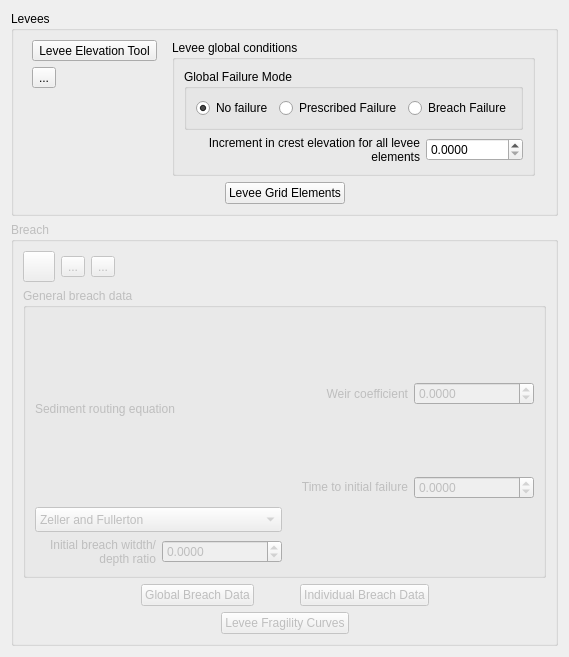
<?xml version="1.0" encoding="UTF-8"?>
<ui version="4.0">
 <class>f2d_widget</class>
 <widget class="QWidget" name="f2d_widget">
  <property name="geometry">
   <rect>
    <x>0</x>
    <y>0</y>
    <width>569</width>
    <height>657</height>
   </rect>
  </property>
  <property name="sizePolicy">
   <sizepolicy hsizetype="Preferred" vsizetype="Preferred">
    <horstretch>0</horstretch>
    <verstretch>0</verstretch>
   </sizepolicy>
  </property>
  <property name="minimumSize">
   <size>
    <width>0</width>
    <height>0</height>
   </size>
  </property>
  <property name="windowTitle">
   <string>FLO-2D Widget</string>
  </property>
  <layout class="QGridLayout" name="gridLayout_18">
   <item row="0" column="0">
    <widget class="QGroupBox" name="levees_grp">
     <property name="sizePolicy">
      <sizepolicy hsizetype="Preferred" vsizetype="Fixed">
       <horstretch>0</horstretch>
       <verstretch>0</verstretch>
      </sizepolicy>
     </property>
     <property name="title">
      <string>Levees</string>
     </property>
     <layout class="QGridLayout" name="gridLayout_16">
      <item row="0" column="0">
       <layout class="QGridLayout" name="gridLayout_14">
        <item row="0" column="0">
         <layout class="QGridLayout" name="gridLayout_15">
          <item row="0" column="0">
           <layout class="QGridLayout" name="gridLayout_17">
            <item row="0" column="0">
             <widget class="QToolButton" name="levee_elevation_tool_btn">
              <property name="toolTip">
               <string>Levee elevation tool</string>
              </property>
              <property name="text">
               <string>Levee Elevation Tool</string>
              </property>
              <property name="icon">
               <iconset>
                <normaloff>../img/set_levee_elev.svg</normaloff>../img/set_levee_elev.svg</iconset>
              </property>
              <property name="iconSize">
               <size>
                <width>24</width>
                <height>24</height>
               </size>
              </property>
              <property name="checkable">
               <bool>false</bool>
              </property>
             </widget>
            </item>
            <item row="2" column="0">
             <spacer name="verticalSpacer">
              <property name="orientation">
               <enum>Qt::Vertical</enum>
              </property>
              <property name="sizeHint" stdset="0">
               <size>
                <width>20</width>
                <height>78</height>
               </size>
              </property>
             </spacer>
            </item>
            <item row="1" column="0">
             <widget class="QToolButton" name="levees_and_breach_help_btn">
              <property name="enabled">
               <bool>true</bool>
              </property>
              <property name="minimumSize">
               <size>
                <width>0</width>
                <height>0</height>
               </size>
              </property>
              <property name="maximumSize">
               <size>
                <width>16777215</width>
                <height>16777215</height>
               </size>
              </property>
              <property name="toolTip">
               <string>Levees and Braech Help</string>
              </property>
              <property name="text">
               <string>...</string>
              </property>
              <property name="icon">
               <iconset>
                <normaloff>../img/help.svg</normaloff>../img/help.svg</iconset>
              </property>
              <property name="iconSize">
               <size>
                <width>24</width>
                <height>24</height>
               </size>
              </property>
             </widget>
            </item>
           </layout>
          </item>
          <item row="0" column="1">
           <widget class="QGroupBox" name="levee_global_conditions_grp">
            <property name="sizePolicy">
             <sizepolicy hsizetype="Fixed" vsizetype="Fixed">
              <horstretch>0</horstretch>
              <verstretch>0</verstretch>
             </sizepolicy>
            </property>
            <property name="minimumSize">
             <size>
              <width>0</width>
              <height>83</height>
             </size>
            </property>
            <property name="title">
             <string>Levee global conditions</string>
            </property>
            <property name="checkable">
             <bool>false</bool>
            </property>
            <layout class="QGridLayout" name="gridLayout_9">
             <item row="0" column="0">
              <layout class="QVBoxLayout" name="verticalLayout">
               <item>
                <widget class="QGroupBox" name="groupBoxGlobalFailureMode">
                 <property name="sizePolicy">
                  <sizepolicy hsizetype="Fixed" vsizetype="Fixed">
                   <horstretch>0</horstretch>
                   <verstretch>0</verstretch>
                  </sizepolicy>
                 </property>
                 <property name="title">
                  <string>Global Failure Mode</string>
                 </property>
                 <layout class="QGridLayout" name="gridLayout_8">
                  <item row="0" column="0">
                   <layout class="QHBoxLayout" name="horizontalLayout_4">
                    <item>
                     <widget class="QRadioButton" name="no_failure_radio">
                      <property name="sizePolicy">
                       <sizepolicy hsizetype="Minimum" vsizetype="Preferred">
                        <horstretch>0</horstretch>
                        <verstretch>0</verstretch>
                       </sizepolicy>
                      </property>
                      <property name="text">
                       <string>No failure</string>
                      </property>
                      <property name="checked">
                       <bool>true</bool>
                      </property>
                     </widget>
                    </item>
                    <item>
                     <widget class="QRadioButton" name="prescribed_failure_radio">
                      <property name="sizePolicy">
                       <sizepolicy hsizetype="Minimum" vsizetype="Preferred">
                        <horstretch>0</horstretch>
                        <verstretch>0</verstretch>
                       </sizepolicy>
                      </property>
                      <property name="text">
                       <string>Prescribed Failure</string>
                      </property>
                     </widget>
                    </item>
                    <item>
                     <widget class="QRadioButton" name="breach_failure_radio">
                      <property name="sizePolicy">
                       <sizepolicy hsizetype="Minimum" vsizetype="Preferred">
                        <horstretch>0</horstretch>
                        <verstretch>0</verstretch>
                       </sizepolicy>
                      </property>
                      <property name="text">
                       <string>Breach Failure</string>
                      </property>
                     </widget>
                    </item>
                   </layout>
                  </item>
                 </layout>
                </widget>
               </item>
               <item>
                <layout class="QGridLayout" name="gridLayout_12">
                 <property name="sizeConstraint">
                  <enum>QLayout::SetFixedSize</enum>
                 </property>
                 <item row="0" column="0">
                  <widget class="QLabel" name="label_20">
                   <property name="sizePolicy">
                    <sizepolicy hsizetype="Preferred" vsizetype="Preferred">
                     <horstretch>0</horstretch>
                     <verstretch>0</verstretch>
                    </sizepolicy>
                   </property>
                   <property name="text">
                    <string>Increment in crest elevation for all levee elements</string>
                   </property>
                   <property name="alignment">
                    <set>Qt::AlignRight|Qt::AlignTrailing|Qt::AlignVCenter</set>
                   </property>
                   <property name="wordWrap">
                    <bool>true</bool>
                   </property>
                  </widget>
                 </item>
                 <item row="0" column="1">
                  <widget class="QDoubleSpinBox" name="crest_increment_dbox">
                   <property name="sizePolicy">
                    <sizepolicy hsizetype="Fixed" vsizetype="Fixed">
                     <horstretch>0</horstretch>
                     <verstretch>0</verstretch>
                    </sizepolicy>
                   </property>
                   <property name="buttonSymbols">
                    <enum>QAbstractSpinBox::UpDownArrows</enum>
                   </property>
                   <property name="decimals">
                    <number>4</number>
                   </property>
                   <property name="maximum">
                    <double>9999999.000000000000000</double>
                   </property>
                   <property name="singleStep">
                    <double>1.000000000000000</double>
                   </property>
                  </widget>
                 </item>
                </layout>
               </item>
              </layout>
             </item>
            </layout>
           </widget>
          </item>
         </layout>
        </item>
        <item row="1" column="0">
         <layout class="QHBoxLayout" name="horizontalLayout_3">
          <item>
           <spacer name="horizontalSpacer_8">
            <property name="orientation">
             <enum>Qt::Horizontal</enum>
            </property>
            <property name="sizeHint" stdset="0">
             <size>
              <width>40</width>
              <height>20</height>
             </size>
            </property>
           </spacer>
          </item>
          <item>
           <widget class="QPushButton" name="show_levees_btn">
            <property name="text">
             <string>Levee Grid Elements</string>
            </property>
           </widget>
          </item>
          <item>
           <spacer name="horizontalSpacer_9">
            <property name="orientation">
             <enum>Qt::Horizontal</enum>
            </property>
            <property name="sizeHint" stdset="0">
             <size>
              <width>40</width>
              <height>20</height>
             </size>
            </property>
           </spacer>
          </item>
         </layout>
        </item>
       </layout>
      </item>
     </layout>
    </widget>
   </item>
   <item row="1" column="0">
    <widget class="QGroupBox" name="breach_grp">
     <property name="enabled">
      <bool>false</bool>
     </property>
     <property name="title">
      <string>Breach</string>
     </property>
     <property name="checkable">
      <bool>false</bool>
     </property>
     <layout class="QGridLayout" name="gridLayout_13">
      <item row="0" column="0">
       <layout class="QHBoxLayout" name="horizontalLayout_2">
        <item>
         <layout class="QGridLayout" name="gridLayout_10">
          <item row="0" column="0">
           <widget class="QToolButton" name="create_breach_location_btn">
            <property name="toolTip">
             <string>Add breach location</string>
            </property>
            <property name="text">
             <string/>
            </property>
            <property name="icon">
             <iconset>
              <normaloff>../img/mActionCapturePoint.svg</normaloff>../img/mActionCapturePoint.svg</iconset>
            </property>
            <property name="iconSize">
             <size>
              <width>24</width>
              <height>24</height>
             </size>
            </property>
            <property name="checkable">
             <bool>false</bool>
            </property>
           </widget>
          </item>
          <item row="0" column="1">
           <widget class="QToolButton" name="save_breach_location_btn">
            <property name="toolTip">
             <string>Save breach edits</string>
            </property>
            <property name="text">
             <string>...</string>
            </property>
            <property name="icon">
             <iconset>
              <normaloff>../img/mActionSaveAllEdits.svg</normaloff>../img/mActionSaveAllEdits.svg</iconset>
            </property>
            <property name="iconSize">
             <size>
              <width>24</width>
              <height>24</height>
             </size>
            </property>
           </widget>
          </item>
          <item row="0" column="2">
           <widget class="QToolButton" name="revert_breach_changes_btn">
            <property name="toolTip">
             <string>Revert breach edits</string>
            </property>
            <property name="text">
             <string>...</string>
            </property>
            <property name="icon">
             <iconset>
              <normaloff>../img/mActionUndo.svg</normaloff>../img/mActionUndo.svg</iconset>
            </property>
            <property name="iconSize">
             <size>
              <width>24</width>
              <height>24</height>
             </size>
            </property>
           </widget>
          </item>
         </layout>
        </item>
        <item>
         <spacer name="horizontalSpacer_6">
          <property name="orientation">
           <enum>Qt::Horizontal</enum>
          </property>
          <property name="sizeHint" stdset="0">
           <size>
            <width>378</width>
            <height>20</height>
           </size>
          </property>
         </spacer>
        </item>
       </layout>
      </item>
      <item row="1" column="0">
       <widget class="QGroupBox" name="general_breach_data_grp">
        <property name="title">
         <string>General breach data</string>
        </property>
        <layout class="QGridLayout" name="gridLayout_4">
         <item row="0" column="0">
          <layout class="QGridLayout" name="gridLayout_7">
           <item row="0" column="0">
            <widget class="QLabel" name="label_22">
             <property name="sizePolicy">
              <sizepolicy hsizetype="Preferred" vsizetype="Preferred">
               <horstretch>0</horstretch>
               <verstretch>0</verstretch>
              </sizepolicy>
             </property>
             <property name="text">
              <string>&lt;html&gt;&lt;head/&gt;&lt;body&gt;&lt;p&gt;Sediment routing equation&lt;/p&gt;&lt;/body&gt;&lt;/html&gt;</string>
             </property>
             <property name="wordWrap">
              <bool>true</bool>
             </property>
            </widget>
           </item>
           <item row="1" column="0">
            <widget class="QComboBox" name="transport_eq_cbo">
             <property name="sizePolicy">
              <sizepolicy hsizetype="Preferred" vsizetype="Fixed">
               <horstretch>0</horstretch>
               <verstretch>0</verstretch>
              </sizepolicy>
             </property>
             <property name="minimumSize">
              <size>
               <width>0</width>
               <height>25</height>
              </size>
             </property>
             <property name="sizeIncrement">
              <size>
               <width>0</width>
               <height>25</height>
              </size>
             </property>
             <item>
              <property name="text">
               <string>Zeller and Fullerton</string>
              </property>
             </item>
             <item>
              <property name="text">
               <string>Yang</string>
              </property>
             </item>
             <item>
              <property name="text">
               <string>Englund and Hansen</string>
              </property>
             </item>
             <item>
              <property name="text">
               <string>Ackers and Hansen</string>
              </property>
             </item>
             <item>
              <property name="text">
               <string>Laursen</string>
              </property>
             </item>
             <item>
              <property name="text">
               <string>Toffaleti</string>
              </property>
             </item>
             <item>
              <property name="text">
               <string>Woo-MPM</string>
              </property>
             </item>
             <item>
              <property name="text">
               <string>MPM-Smart</string>
              </property>
             </item>
             <item>
              <property name="text">
               <string>Karim-Kennedy</string>
              </property>
             </item>
             <item>
              <property name="text">
               <string>Parker, Klingeman &amp; McLean</string>
              </property>
             </item>
             <item>
              <property name="text">
               <string>Van Rijn</string>
              </property>
             </item>
            </widget>
           </item>
          </layout>
         </item>
         <item row="0" column="1" rowspan="2">
          <layout class="QGridLayout" name="gridLayout_6">
           <item row="0" column="0">
            <layout class="QGridLayout" name="gridLayout">
             <item row="0" column="0">
              <widget class="QLabel" name="label_24">
               <property name="text">
                <string>Weir coefficient</string>
               </property>
               <property name="alignment">
                <set>Qt::AlignRight|Qt::AlignTrailing|Qt::AlignVCenter</set>
               </property>
              </widget>
             </item>
             <item row="0" column="1">
              <widget class="QDoubleSpinBox" name="weir_coefficient_dbox">
               <property name="decimals">
                <number>4</number>
               </property>
               <property name="minimum">
                <double>-1.000000000000000</double>
               </property>
               <property name="maximum">
                <double>99999.990000000005239</double>
               </property>
              </widget>
             </item>
            </layout>
           </item>
           <item row="1" column="0">
            <layout class="QGridLayout" name="gridLayout_3">
             <item row="0" column="0">
              <widget class="QLabel" name="label_25">
               <property name="sizePolicy">
                <sizepolicy hsizetype="Preferred" vsizetype="Preferred">
                 <horstretch>0</horstretch>
                 <verstretch>0</verstretch>
                </sizepolicy>
               </property>
               <property name="text">
                <string>&lt;html&gt;&lt;head/&gt;&lt;body&gt;&lt;p&gt;Time to initial failure&lt;/p&gt;&lt;/body&gt;&lt;/html&gt;</string>
               </property>
               <property name="alignment">
                <set>Qt::AlignRight|Qt::AlignTrailing|Qt::AlignVCenter</set>
               </property>
               <property name="wordWrap">
                <bool>true</bool>
               </property>
              </widget>
             </item>
             <item row="0" column="1">
              <widget class="QDoubleSpinBox" name="time_to_initial_failure_dbox">
               <property name="decimals">
                <number>4</number>
               </property>
               <property name="minimum">
                <double>-1.000000000000000</double>
               </property>
               <property name="maximum">
                <double>99999.990000000005239</double>
               </property>
              </widget>
             </item>
            </layout>
           </item>
          </layout>
         </item>
         <item row="1" column="0">
          <layout class="QGridLayout" name="gridLayout_2">
           <item row="0" column="0">
            <widget class="QLabel" name="label_23">
             <property name="text">
              <string>&lt;html&gt;&lt;head/&gt;&lt;body&gt;&lt;p&gt;Initial breach witdth/depth ratio&lt;/p&gt;&lt;/body&gt;&lt;/html&gt;</string>
             </property>
             <property name="alignment">
              <set>Qt::AlignRight|Qt::AlignTrailing|Qt::AlignVCenter</set>
             </property>
             <property name="wordWrap">
              <bool>true</bool>
             </property>
            </widget>
           </item>
           <item row="0" column="1">
            <widget class="QDoubleSpinBox" name="initial_breach_width_depth_ratio_dbox">
             <property name="decimals">
              <number>4</number>
             </property>
             <property name="minimum">
              <double>-1.000000000000000</double>
             </property>
             <property name="maximum">
              <double>99999.990000000005239</double>
             </property>
            </widget>
           </item>
          </layout>
         </item>
        </layout>
       </widget>
      </item>
      <item row="2" column="0">
       <layout class="QGridLayout" name="gridLayout_11">
        <item row="0" column="0">
         <spacer name="horizontalSpacer_3">
          <property name="orientation">
           <enum>Qt::Horizontal</enum>
          </property>
          <property name="sizeHint" stdset="0">
           <size>
            <width>40</width>
            <height>20</height>
           </size>
          </property>
         </spacer>
        </item>
        <item row="0" column="1">
         <layout class="QGridLayout" name="gridLayout_5">
          <item row="0" column="0">
           <widget class="QPushButton" name="global_breach_data_btn">
            <property name="text">
             <string>Global Breach Data</string>
            </property>
           </widget>
          </item>
          <item row="0" column="2">
           <widget class="QPushButton" name="individual_breach_data_btn">
            <property name="text">
             <string>Individual Breach Data</string>
            </property>
           </widget>
          </item>
          <item row="0" column="1">
           <spacer name="horizontalSpacer_5">
            <property name="orientation">
             <enum>Qt::Horizontal</enum>
            </property>
            <property name="sizeHint" stdset="0">
             <size>
              <width>40</width>
              <height>20</height>
             </size>
            </property>
           </spacer>
          </item>
         </layout>
        </item>
        <item row="0" column="2">
         <spacer name="horizontalSpacer_4">
          <property name="orientation">
           <enum>Qt::Horizontal</enum>
          </property>
          <property name="sizeHint" stdset="0">
           <size>
            <width>40</width>
            <height>20</height>
           </size>
          </property>
         </spacer>
        </item>
       </layout>
      </item>
      <item row="3" column="0">
       <layout class="QHBoxLayout" name="horizontalLayout">
        <item>
         <spacer name="horizontalSpacer">
          <property name="orientation">
           <enum>Qt::Horizontal</enum>
          </property>
          <property name="sizeHint" stdset="0">
           <size>
            <width>123</width>
            <height>20</height>
           </size>
          </property>
         </spacer>
        </item>
        <item>
         <widget class="QPushButton" name="levee_fragility_curves_btn">
          <property name="enabled">
           <bool>false</bool>
          </property>
          <property name="text">
           <string>Levee Fragility Curves</string>
          </property>
         </widget>
        </item>
        <item>
         <spacer name="horizontalSpacer_2">
          <property name="orientation">
           <enum>Qt::Horizontal</enum>
          </property>
          <property name="sizeHint" stdset="0">
           <size>
            <width>123</width>
            <height>20</height>
           </size>
          </property>
         </spacer>
        </item>
       </layout>
      </item>
     </layout>
    </widget>
   </item>
  </layout>
 </widget>
 <resources/>
 <connections>
  <connection>
   <sender>no_failure_radio</sender>
   <signal>toggled(bool)</signal>
   <receiver>breach_grp</receiver>
   <slot>setDisabled(bool)</slot>
   <hints>
    <hint type="sourcelabel">
     <x>170</x>
     <y>115</y>
    </hint>
    <hint type="destinationlabel">
     <x>55</x>
     <y>263</y>
    </hint>
   </hints>
  </connection>
  <connection>
   <sender>prescribed_failure_radio</sender>
   <signal>toggled(bool)</signal>
   <receiver>breach_grp</receiver>
   <slot>setDisabled(bool)</slot>
   <hints>
    <hint type="sourcelabel">
     <x>264</x>
     <y>117</y>
    </hint>
    <hint type="destinationlabel">
     <x>198</x>
     <y>272</y>
    </hint>
   </hints>
  </connection>
  <connection>
   <sender>breach_failure_radio</sender>
   <signal>toggled(bool)</signal>
   <receiver>breach_grp</receiver>
   <slot>setEnabled(bool)</slot>
   <hints>
    <hint type="sourcelabel">
     <x>374</x>
     <y>115</y>
    </hint>
    <hint type="destinationlabel">
     <x>357</x>
     <y>279</y>
    </hint>
   </hints>
  </connection>
 </connections>
</ui>
